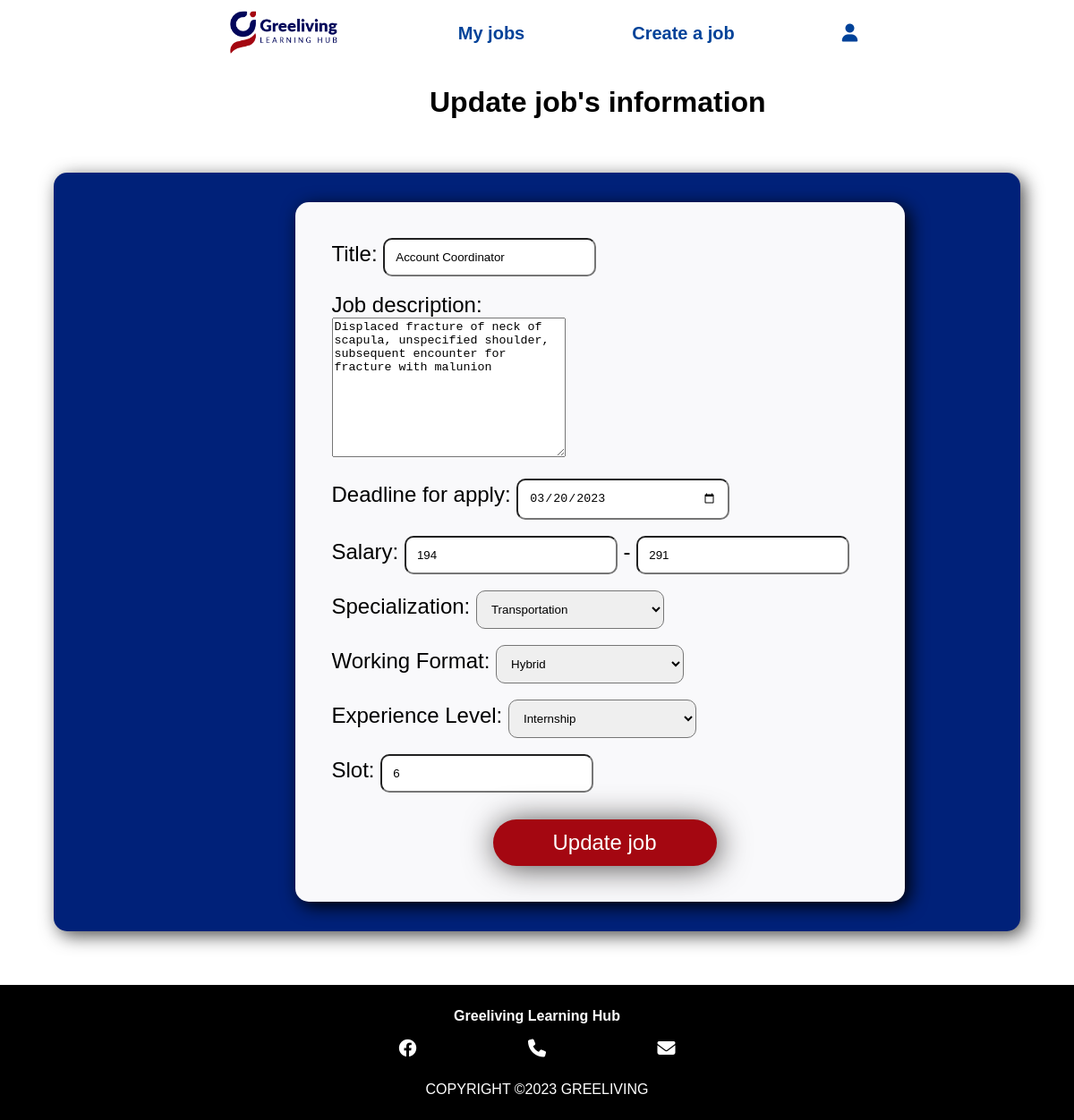
/GLH/edit_job.php?jobId=1 (signed in), run on the app's committed database.
### tables this page shows
CREATE TABLE `tbljob` (
  `id` int(11) NOT NULL,
  `title` varchar(100) NOT NULL,
  `description` text NOT NULL,
  `employerId` int(11) NOT NULL,
  `deadline` date NOT NULL,
  `salaryFrom` int(11) NOT NULL,
  `salaryTo` int(11) NOT NULL,
  `specializationId` int(11) DEFAULT NULL,
  `workingFormat` enum('Remote','Hybrid','On-site') NOT NULL,
  `experienceLevel` enum('Internship','Entry-level','Junior','Mid-level','Senior') NOT NULL,
  `slot` int(11) NOT NULL
);

### GLH/edit_job.php (the view, shortened to what this page needs)
<?php
require_once("settings.php");
$conn = @mysqli_connect($host, $user, $pwd, $sql_db) or die("Unable to connect");
$jobId = $_GET['jobId'];
$currentJobQuery = "SELECT * FROM tbljob WHERE id = $jobId";
$currentJobQueryResult = mysqli_query($conn, $currentJobQuery);
$currentJobQueryRow = mysqli_fetch_assoc($currentJobQueryResult);
$currentJobNumberQuery = "SELECT jobId, COUNT(id) AS application_count FROM tbljobapplication WHERE jobId = $jobId;";
$currentJobNumberQueryResult = mysqli_query($conn, $currentJobNumberQuery);
$currentJobNumberQueryRow = mysqli_fetch_assoc($currentJobNumberQueryResult);
?>
<!DOCTYPE html>
<html lang="en">
<head>
    <link rel="stylesheet" href="https://cdnjs.cloudflare.com/ajax/libs/font-awesome/6.1.1/css/all.min.css" />
    <link rel="stylesheet" href="styles/style.css">
</head>
<body>
    <?php
        include 'includes/header_employer.inc';
    ?>
    <main>
        <h1 class="edit-job-title">Update job's information</h1>
        <div class="edit-job-section">
            <form method="post" action="edit_job.php?jobId=<?php echo $jobId; ?>" class="form-update-job">
                <div class="form-edit-job-section">
                    <div class="form-edit-job-element">
                        <span>Title:</span>
                        <input type="text" name="newTitle" value="<?php echo $currentJobQueryRow['title']; ?>" required>
                    </div>
                    <div class="form-edit-job-element">
                        <span>Job description:</span><br/>
                        <textarea name="newDescription" cols="30" rows="10" required><?php echo $currentJobQueryRow['description']; ?></textarea>
                    </div>
                    <div class="form-edit-job-element">
                        <span>Deadline for apply:</span>
                        <input type="date" name="newDeadline" value="<?php echo $currentJobQueryRow['deadline']; ?>" required>
                    </div>
                    <div class="form-edit-job-element">
                        <span>Salary:</span>
                        <input type="number" name="newSalaryFrom" value="<?php echo $currentJobQueryRow['salaryFrom']; ?>" required>
                        <span> - </span>
                        <input type="number" name="newSalaryTo" value="<?php echo $currentJobQueryRow['salaryTo']; ?>" required>
                    </div>
                    <div class="form-edit-job-element">
                        <span>Specialization:</span>
                        <select name="newSpecializationId">
                            <?php
                                $specializationQuery = "SELECT id, title FROM tbljobspecialization";
                                $specializationResult = mysqli_query($conn, $specializationQuery);
                                if ($specializationResult) {
                                    while ($specialization = mysqli_fetch_assoc($specializationResult)) {
                                        $selected = ($currentJobQueryRow['specializationId'] == $specialization['id']) ? 'selected' : '';
                                        echo '<option value="' . $specialization['id'] . '" ' . $selected . '>' . $specialization['title'] . '</option>';
                                    }
                                } else {
                                    echo '<option value="" disabled selected>No Specializations available</option>';
                                }
                            ?>
                        </select>
                    </div>
                    <div class="form-edit-job-element">
                        <span>Working Format:</span>
                        <select name="newWorkingFormat">
                            <option value="Hybrid" <?php echo ($currentJobQueryRow['workingFormat'] == 'Hybrid') ? 'selected' : ''; ?>>Hybrid</option>
                        </select>
                    </div>
                    <div class="form-edit-job-element">
                        <span>Experience Level:</span>
                        <select name="newExpLevel">
                            <option value="Internship" <?php echo ($currentJobQueryRow['experienceLevel'] == 'Internship') ? 'selected' : ''; ?>>Internship</option>
                        </select>
                    </div>
                    <div class="form-edit-job-element">
                        <span>Slot: </span>
                        <?php
                            $currentJobQueryRow['slot'] = $currentJobQueryRow['slot'] + $currentJobNumberQueryRow['application_count'];
                        ?>
                        <input type="number" name="newSlot" value="<?php echo $currentJobQueryRow['slot']; ?>" required>
                    </div>
                    <input type="submit" value="Update job" name="update_job" class="form-edit-job-button"/>
                </div>
            </form>
        </div>
    </main>
    <?php
        include 'includes/footer.inc';
    ?>
</body>
</html>

### GLH/styles/style.css (style rules this page uses)
html { scroll-behavior: smooth; }
body { margin: 0; font-family: Arial, Helvetica, sans-serif; }
.edit-job-section { margin: 5%; }
.edit-job-title { font-size: 4vh; margin-left: 40%; }
.form-update-job { background-color: #002179; border-radius: 15px; box-shadow: 5px 5px 20px rgb(78, 78, 78); padding: 3% 0 3% 25%; }
.form-edit-job-section { background-color: #f9f9fb; box-shadow: 5px 5px 20px rgb(0, 0, 0); border-radius: 15px; padding: 5%; width: 600px; }
.form-edit-job-element { width: 100%; padding-bottom: 3%; font-size: 3vh; }
.form-edit-job-element input, .form-edit-job-element select { width: 35%; padding: 2%; border-radius: 10px; }
.form-edit-job-button { width: 250px; padding: 2%; border-radius: 1000px; background-color: #a40711; color: white; box-shadow: 2px 2px 35px rgb(78, 75, 75); border: none; font-size: 3vh; margin-left: 30%; margin-top: 2%; }

### data on the page
tbljob: newTitle "Account Coordinator", newDescription "Displaced fracture of neck of scapula, unspecified shoulder, subsequent encounter for fracture with malunion", newDeadline "03/20/2023", newSalaryFrom "194", newSalaryTo "291", newWorkingFormat "Hybrid", newExpLevel "Internship", newSlot "6"

### other printed values
form field newSpecializationId "Transportation"
